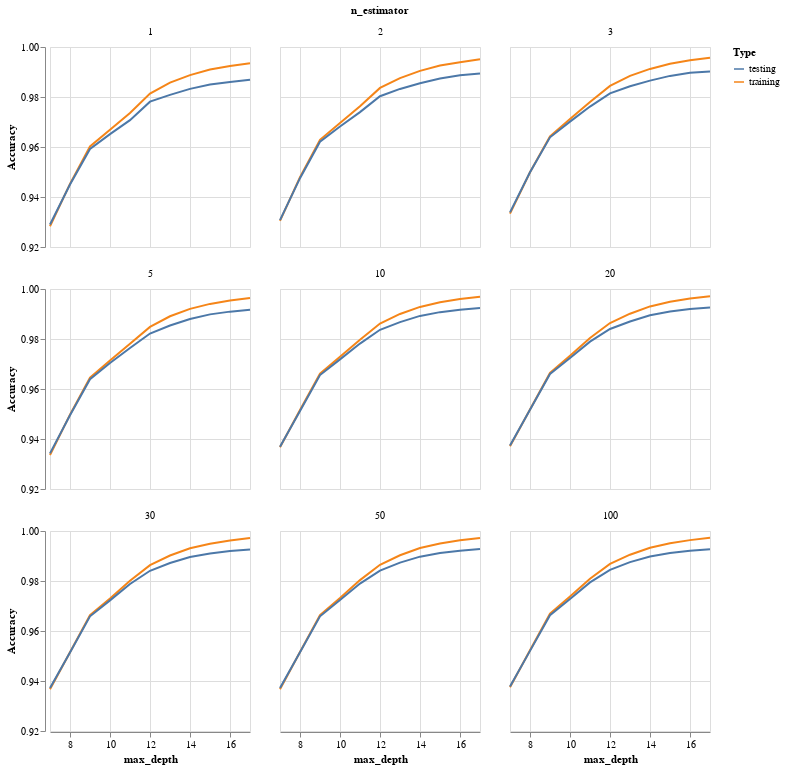

Notebook source saved alongside this figure:
### Code cell
n_est = [1,2,3,5,10,20,30,50,100]
max_depth = range(7,18)
X_train, X_test, y_train, y_test = test_train_compound(df)
trees = []
train_acc = []
test_acc = []
depth = []
for j in max_depth:
    for i in n_est:
        trees.append(i)
        depth.append(j)
        rf = RandomForestRegressor(n_estimators = i, max_depth = j, random_state=0).fit(X_train, y_train)
        train_acc.append(rf.score(X_train, y_train))
        test_acc.append(rf.score(X_test, y_test))
        #print(j,i)
df_rf = pd.DataFrame({'training' : train_acc,
                      'testing' : test_acc,
                      'n_estimator' : trees,
                      'max_depth' : depth})
df_rf = df_rf.melt(id_vars = ['n_estimator', 'max_depth'], var_name = 'Type', value_name = 'Accuracy')
df_rf
alt.Chart(df_rf).mark_line().encode(
    alt.X('max_depth'),
    alt.Y('Accuracy', scale=alt.Scale(domain=[0.92, 1])),
    alt.Color('Type'),
    alt.Facet('n_estimator')
    ).properties(width = 200, height = 200, columns = 3)

### Figure 1 — Vega-Lite specification as saved in the notebook (floating-point values rounded to 4 significant figures; data arrays with more than 128 entries replaced by an {"elided": "..."} marker saying what was removed)
{"$schema": "https://vega.github.io/schema/vega-lite/v3.4.0.json", "columns": 3, "config": {"mark": {"tooltip": null}, "view": {"height": 300, "width": 400}}, "data": {"name": "data-a6bf4bae65d7b4fb9774ffb5a68a84f4"}, "datasets": {"data-a6bf4bae65d7b4fb9774ffb5a68a84f4": {"elided": "198 records"}}, "encoding": {"color": {"field": "Type", "type": "nominal"}, "facet": {"field": "n_estimator", "type": "quantitative"}, "x": {"field": "max_depth", "type": "quantitative"}, "y": {"field": "Accuracy", "scale": {"domain": [0.92, 1]}, "type": "quantitative"}}, "height": 200, "mark": "line", "width": 200}
